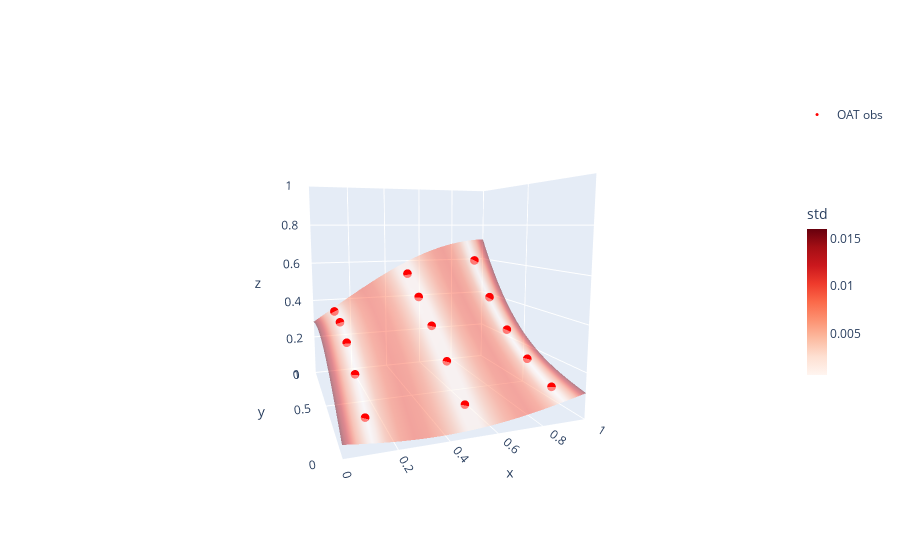

The code cell stored with this chart in its notebook:
### Code cell
# Train gpm on oat data
gpm_oat = train_gp(X_oat, y_oat, kernel)

# Predict surface based on fitted GP
mu_oat,std_oat = gpm_oat.predict(Xsurf, return_std=True)

# Plot the result
fig = go.FigureWidget()

fig.add_surface(x=mx, y=my, z=mu_oat.reshape(mx.shape), name='GP oat',
                colorscale='Reds', surfacecolor=std_oat.reshape(mx.shape), opacity=0.5, showscale=True,
               colorbar={'title':'std','len':0.5, 'thickness':20})

fig.add_scatter3d(x=X_oat[:,0], y=X_oat[:,1], z=y_oat, mode='markers',
                  marker={'symbol':'circle', 'color':'red', 'size':3},
                  name='OAT obs', showlegend=True)

# update layout to set view
fig.update_layout(
                  scene={'xaxis':{'range':[0,1]},
                         'yaxis':{'range':[0,1]},
                         'zaxis':{'range':[0,1]},
                         'aspectratio':{'x':1,'y':1,'z':1},
                         'camera':{
                            'eye':{'x':-0.7, 'y':-2., 'z':0.3}}
                        })

fig.show()

### Figure 1 — Plotly figure (JSON) as saved in the notebook; plotly's stock layout.template omitted (floating-point values rounded to 4 significant figures; data arrays with more than 128 entries replaced by an {"elided": "..."} marker saying what was removed)
{"data": [{"colorbar": {"len": 0.5, "thickness": 20, "title": {"text": "std"}}, "colorscale": [[0, "rgb(255,245,240)"], [0.125, "rgb(254,224,210)"], [0.25, "rgb(252,187,161)"], [0.375, "rgb(252,146,114)"], [0.5, "rgb(251,106,74)"], [0.625, "rgb(239,59,44)"], [0.75, "rgb(203,24,29)"], [0.875, "rgb(165,15,21)"], [1, "rgb(103,0,13)"]], "name": "GP oat", "opacity": 0.5, "showscale": true, "surfacecolor": {"elided": "20x20 float values"}, "type": "surface", "uid": "c2d9684d-5c68-40a9-9bf3-0816013ab234", "x": {"elided": "20x20 float values"}, "y": {"elided": "20x20 float values"}, "z": {"elided": "20x20 float values"}}, {"marker": {"color": "red", "size": 3, "symbol": "circle"}, "mode": "markers", "name": "OAT obs", "showlegend": true, "type": "scatter3d", "uid": "d3881541-62a1-4e28-b7db-afbd2f3597bf", "x": [0.1, 0.1, 0.1, 0.1, 0.1, 0.5, 0.5, 0.5, 0.5, 0.5, 0.9, 0.9, 0.9, 0.9, 0.9], "y": [0.1, 0.3, 0.5, 0.7, 0.9, 0.1, 0.3, 0.5, 0.7, 0.9, 0.1, 0.3, 0.5, 0.7, 0.9], "z": [0.09708, 0.1997, 0.2823, 0.3348, 0.3522, 0.09368, 0.2143, 0.33, 0.4381, 0.5374, 0.1194, 0.1863, 0.2807, 0.4162, 0.5998]}], "layout": {"scene": {"aspectratio": {"x": 1, "y": 1, "z": 1}, "camera": {"eye": {"x": -0.7, "y": -2, "z": 0.3}}, "xaxis": {"range": [0, 1]}, "yaxis": {"range": [0, 1]}, "zaxis": {"range": [0, 1]}}}}
